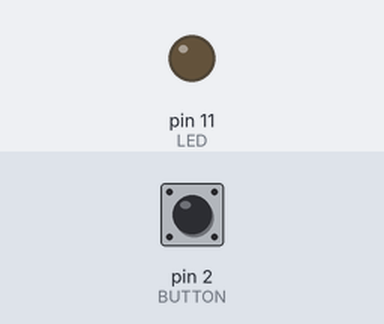
The sketch below on a simulated Arduino Uno, built with avr-gcc and run on an emulated ATmega328P. On the bench: output pins drawn as LEDs (lit = HIGH). Inputs (shaded band) come from the test bench; at power-on: pin 2 (BUTTON) HIGH.

Above: at 1.2 s.
1.3 s: pin 2 (BUTTON) pulled LOW for 0.15 s
At 2.5 s:
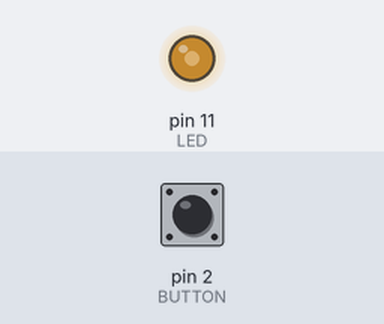
2.9 s: pin 2 (BUTTON) pulled LOW for 1 s
At 3.7 s:
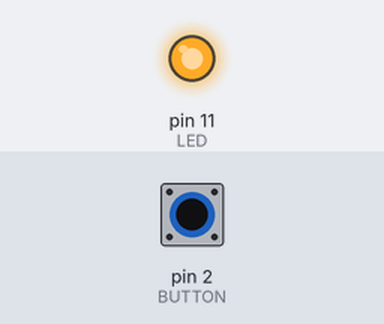
5.4 s: pin 2 (BUTTON) pulsed LOW 5 times (0.12 s each, 0.3 s apart)
At 6.03 s:
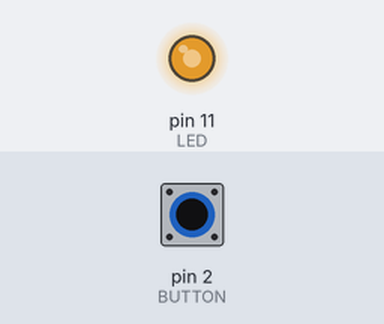
8.4 s: pin 2 (BUTTON) pulled LOW for 3.2 s
At 9.1 s:
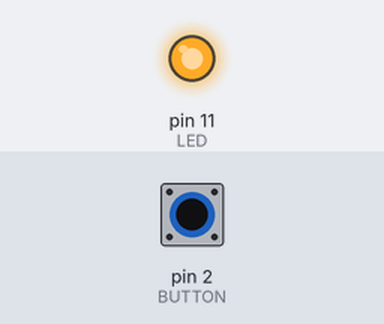
Timing chart, 0 to 11.4 s (numbered marks = the images above; inputs shaded):
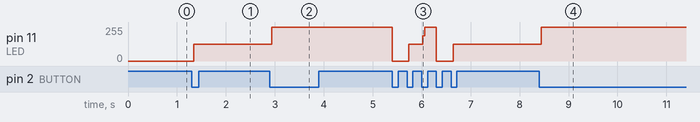

The sketch:

challange122.ino
```cpp
enum STATUS {ZERO = 0, HALF, FULL};

int const LED = 11;
int const BUTTON = 2;

volatile STATUS _status;

volatile int _cnt;

void setup() {
  // 시리얼설정
  Serial.begin(9600);

  // 핀모드 설정
  pinMode(LED, OUTPUT);
  // LED 초기화
  digitalWrite(LED, LOW);
  // 인터럽트, 풀업저항으로 사용
  pinMode(BUTTON, INPUT_PULLUP);
  attachInterrupt(digitalPinToInterrupt(BUTTON), controlLED, FALLING);

  // 카운터 초기화
  _cnt = 0;
}

void loop() {
  // 모드에 따른 제어
  if (_status == ZERO){
    // LED 끔
    digitalWrite(LED, LOW);
  }
  else if (_status == HALF){
    // loop 두번중 한번만 LED를 켬
    if (_cnt % 2 == 0)
      digitalWrite(LED, HIGH);
    else
      digitalWrite(LED, LOW);
  }else if (_status == FULL){
    // LED를 계속 켬
    digitalWrite(LED, HIGH);
  }

  _cnt = (_cnt >= 10000) ? 1 : _cnt + 1;
}

void controlLED(){
  _status = (_status >= 2) ? 0 : _status + 1;
}
```

Measured:
- after the input at 1.3 s, pin 11 (LED): 0/255 → 127/255 at once
- after the input at 2.9 s, pin 11 (LED): 127/255 → 255/255 at once
- after the input at 5.4 s, pin 11 (LED): 255/255 → 0/255 at once, → 127/255 0.34 s later, → 255/255 0.28 s later, → 0/255 0.28 s later, … (5 changes in this stretch)
- after the input at 8.4 s, pin 11 (LED): 127/255 → 255/255 at once
